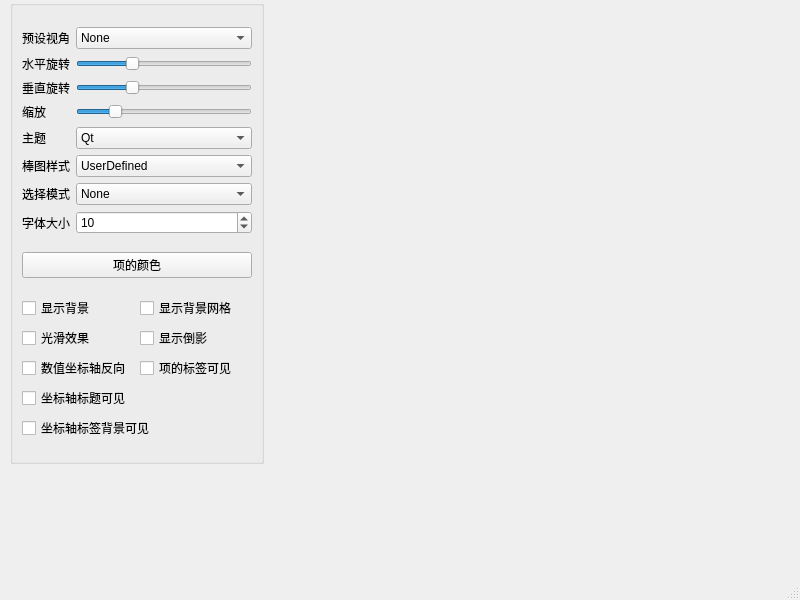
<?xml version="1.0" encoding="UTF-8"?>
<ui version="4.0">
 <class>MainWindow</class>
 <widget class="QMainWindow" name="MainWindow">
  <property name="geometry">
   <rect>
    <x>0</x>
    <y>0</y>
    <width>800</width>
    <height>600</height>
   </rect>
  </property>
  <property name="windowTitle">
   <string>MainWindow</string>
  </property>
  <widget class="QWidget" name="centralwidget">
   <widget class="QGroupBox" name="groupBox">
    <property name="geometry">
     <rect>
      <x>10</x>
      <y>0</y>
      <width>254</width>
      <height>464</height>
     </rect>
    </property>
    <property name="title">
     <string/>
    </property>
    <layout class="QVBoxLayout" name="verticalLayout">
     <item>
      <layout class="QGridLayout" name="gridLayout">
       <item row="6" column="1">
        <widget class="QComboBox" name="selectComboBox">
         <item>
          <property name="text">
           <string>None</string>
          </property>
         </item>
         <item>
          <property name="text">
           <string>Item</string>
          </property>
         </item>
         <item>
          <property name="text">
           <string>Row</string>
          </property>
         </item>
         <item>
          <property name="text">
           <string>ItemAndRow</string>
          </property>
         </item>
         <item>
          <property name="text">
           <string>Column</string>
          </property>
         </item>
         <item>
          <property name="text">
           <string>ItemAndColumn</string>
          </property>
         </item>
         <item>
          <property name="text">
           <string>RowAndColumn</string>
          </property>
         </item>
         <item>
          <property name="text">
           <string>ItemRowAndColumn</string>
          </property>
         </item>
         <item>
          <property name="text">
           <string>SelectionSlice</string>
          </property>
         </item>
         <item>
          <property name="text">
           <string>SelectionMultiSeries</string>
          </property>
         </item>
        </widget>
       </item>
       <item row="5" column="1">
        <widget class="QComboBox" name="barComboBox">
         <item>
          <property name="text">
           <string>UserDefined</string>
          </property>
         </item>
         <item>
          <property name="text">
           <string>Bar</string>
          </property>
         </item>
         <item>
          <property name="text">
           <string>Cube</string>
          </property>
         </item>
         <item>
          <property name="text">
           <string>Pyramid</string>
          </property>
         </item>
         <item>
          <property name="text">
           <string>Cone</string>
          </property>
         </item>
         <item>
          <property name="text">
           <string>Cylinder</string>
          </property>
         </item>
         <item>
          <property name="text">
           <string>BevelBar</string>
          </property>
         </item>
         <item>
          <property name="text">
           <string>BevelCube</string>
          </property>
         </item>
         <item>
          <property name="text">
           <string>Sphere</string>
          </property>
         </item>
         <item>
          <property name="text">
           <string>Minimal</string>
          </property>
         </item>
         <item>
          <property name="text">
           <string>Arrow</string>
          </property>
         </item>
         <item>
          <property name="text">
           <string>Point</string>
          </property>
         </item>
        </widget>
       </item>
       <item row="4" column="1">
        <widget class="QComboBox" name="themeComboBox">
         <item>
          <property name="text">
           <string>Qt</string>
          </property>
         </item>
         <item>
          <property name="text">
           <string>PrimaryColors</string>
          </property>
         </item>
         <item>
          <property name="text">
           <string>Digia</string>
          </property>
         </item>
         <item>
          <property name="text">
           <string>StoneMoss</string>
          </property>
         </item>
         <item>
          <property name="text">
           <string>ArmyBlue</string>
          </property>
         </item>
         <item>
          <property name="text">
           <string>Retro</string>
          </property>
         </item>
         <item>
          <property name="text">
           <string>Ebony</string>
          </property>
         </item>
         <item>
          <property name="text">
           <string>Isabelle</string>
          </property>
         </item>
         <item>
          <property name="text">
           <string>UserDefined</string>
          </property>
         </item>
        </widget>
       </item>
       <item row="1" column="0">
        <widget class="QLabel" name="hSpinLabel">
         <property name="text">
          <string>水平旋转</string>
         </property>
        </widget>
       </item>
       <item row="0" column="0">
        <widget class="QLabel" name="sightLabel">
         <property name="text">
          <string>预设视角</string>
         </property>
        </widget>
       </item>
       <item row="5" column="0">
        <widget class="QLabel" name="barLabel">
         <property name="text">
          <string>棒图样式</string>
         </property>
        </widget>
       </item>
       <item row="0" column="1">
        <widget class="QComboBox" name="sightComboBox">
         <item>
          <property name="text">
           <string>None</string>
          </property>
         </item>
         <item>
          <property name="text">
           <string>FrontLow</string>
          </property>
         </item>
         <item>
          <property name="text">
           <string>Front</string>
          </property>
         </item>
         <item>
          <property name="text">
           <string>FrontHigh</string>
          </property>
         </item>
         <item>
          <property name="text">
           <string>LeftLow</string>
          </property>
         </item>
         <item>
          <property name="text">
           <string>Left</string>
          </property>
         </item>
         <item>
          <property name="text">
           <string>LeftHigh</string>
          </property>
         </item>
         <item>
          <property name="text">
           <string>RightLow</string>
          </property>
         </item>
         <item>
          <property name="text">
           <string>Right</string>
          </property>
         </item>
         <item>
          <property name="text">
           <string>RightHigh</string>
          </property>
         </item>
         <item>
          <property name="text">
           <string>BehindLow</string>
          </property>
         </item>
         <item>
          <property name="text">
           <string>Behind</string>
          </property>
         </item>
         <item>
          <property name="text">
           <string>BehindHigh</string>
          </property>
         </item>
         <item>
          <property name="text">
           <string>IsometricLeft</string>
          </property>
         </item>
         <item>
          <property name="text">
           <string>IsometricLeftHigh</string>
          </property>
         </item>
         <item>
          <property name="text">
           <string>IsometricRight</string>
          </property>
         </item>
         <item>
          <property name="text">
           <string>IsometricRightHigh</string>
          </property>
         </item>
         <item>
          <property name="text">
           <string>DirectlyAbove</string>
          </property>
         </item>
         <item>
          <property name="text">
           <string>DirectlyAboveCW45</string>
          </property>
         </item>
         <item>
          <property name="text">
           <string>DirectlyAboveCCW45</string>
          </property>
         </item>
         <item>
          <property name="text">
           <string>FrontBelow</string>
          </property>
         </item>
         <item>
          <property name="text">
           <string>LeftBelow</string>
          </property>
         </item>
         <item>
          <property name="text">
           <string>RightBelow</string>
          </property>
         </item>
         <item>
          <property name="text">
           <string>BehindBelow</string>
          </property>
         </item>
         <item>
          <property name="text">
           <string>DirectlyBelow</string>
          </property>
         </item>
        </widget>
       </item>
       <item row="3" column="1">
        <widget class="QSlider" name="scaleSlider">
         <property name="maximum">
          <number>500</number>
         </property>
         <property name="sliderPosition">
          <number>99</number>
         </property>
         <property name="orientation">
          <enum>Qt::Orientation::Horizontal</enum>
         </property>
        </widget>
       </item>
       <item row="7" column="1">
        <widget class="QSpinBox" name="fontSpinBox">
         <property name="value">
          <number>10</number>
         </property>
        </widget>
       </item>
       <item row="2" column="1">
        <widget class="QSlider" name="vSpinSlider">
         <property name="sliderPosition">
          <number>30</number>
         </property>
         <property name="orientation">
          <enum>Qt::Orientation::Horizontal</enum>
         </property>
        </widget>
       </item>
       <item row="4" column="0">
        <widget class="QLabel" name="themeLabel">
         <property name="text">
          <string>主题</string>
         </property>
        </widget>
       </item>
       <item row="2" column="0">
        <widget class="QLabel" name="vSpinLabel">
         <property name="text">
          <string>垂直旋转</string>
         </property>
        </widget>
       </item>
       <item row="7" column="0">
        <widget class="QLabel" name="fontLabel">
         <property name="text">
          <string>字体大小</string>
         </property>
        </widget>
       </item>
       <item row="3" column="0">
        <widget class="QLabel" name="scaleLabel">
         <property name="text">
          <string>缩放</string>
         </property>
        </widget>
       </item>
       <item row="6" column="0">
        <widget class="QLabel" name="selectLabel">
         <property name="text">
          <string>选择模式</string>
         </property>
        </widget>
       </item>
       <item row="1" column="1">
        <widget class="QSlider" name="hSpinSlider">
         <property name="sliderPosition">
          <number>30</number>
         </property>
         <property name="orientation">
          <enum>Qt::Orientation::Horizontal</enum>
         </property>
         <property name="tickPosition">
          <enum>QSlider::TickPosition::NoTicks</enum>
         </property>
        </widget>
       </item>
      </layout>
     </item>
     <item>
      <widget class="QPushButton" name="itemBtn">
       <property name="text">
        <string>项的颜色</string>
       </property>
      </widget>
     </item>
     <item>
      <layout class="QGridLayout" name="gridLayout_3">
       <item row="0" column="0">
        <widget class="QCheckBox" name="backgroundCheckBox">
         <property name="text">
          <string>显示背景</string>
         </property>
        </widget>
       </item>
       <item row="0" column="1">
        <widget class="QCheckBox" name="gridCheckBox">
         <property name="text">
          <string>显示背景网格</string>
         </property>
        </widget>
       </item>
       <item row="1" column="0">
        <widget class="QCheckBox" name="smoothCheckBox">
         <property name="text">
          <string>光滑效果</string>
         </property>
        </widget>
       </item>
       <item row="1" column="1">
        <widget class="QCheckBox" name="invertShadeCheckBox">
         <property name="text">
          <string>显示倒影</string>
         </property>
        </widget>
       </item>
       <item row="2" column="0">
        <widget class="QCheckBox" name="invertValueCheckBox">
         <property name="text">
          <string>数值坐标轴反向</string>
         </property>
        </widget>
       </item>
       <item row="2" column="1">
        <widget class="QCheckBox" name="itemLabelCheckBox">
         <property name="text">
          <string>项的标签可见</string>
         </property>
        </widget>
       </item>
       <item row="3" column="0" colspan="2">
        <widget class="QCheckBox" name="axisTitleCheckBox">
         <property name="text">
          <string>坐标轴标题可见</string>
         </property>
        </widget>
       </item>
       <item row="4" column="0" colspan="2">
        <widget class="QCheckBox" name="axisLabelCheckBox">
         <property name="text">
          <string>坐标轴标签背景可见</string>
         </property>
        </widget>
       </item>
      </layout>
     </item>
    </layout>
   </widget>
  </widget>
  <widget class="QStatusBar" name="statusbar"/>
 </widget>
 <resources/>
 <connections/>
</ui>
